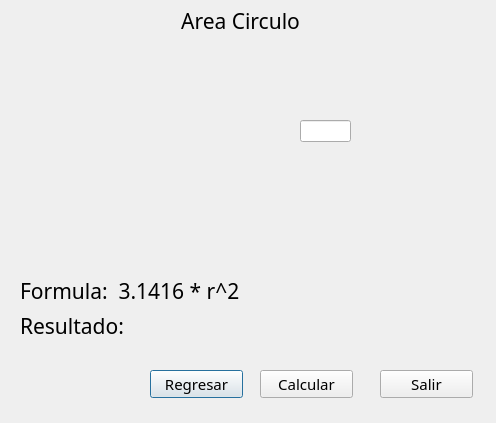
<?xml version="1.0" encoding="UTF-8"?>
<ui version="4.0">
 <class>Dialog</class>
 <widget class="QDialog" name="Dialog">
  <property name="geometry">
   <rect>
    <x>0</x>
    <y>0</y>
    <width>496</width>
    <height>423</height>
   </rect>
  </property>
  <property name="windowTitle">
   <string>Dialog</string>
  </property>
  <property name="styleSheet">
   <string notr="true"/>
  </property>
  <widget class="QLabel" name="Lbl_Formula">
   <property name="geometry">
    <rect>
     <x>20</x>
     <y>270</y>
     <width>331</width>
     <height>41</height>
    </rect>
   </property>
   <property name="font">
    <font>
     <family>MS PGothic</family>
     <pointsize>16</pointsize>
    </font>
   </property>
   <property name="text">
    <string>Formula:  3.1416 * r^2</string>
   </property>
  </widget>
  <widget class="QLabel" name="Lbl_Resultado">
   <property name="geometry">
    <rect>
     <x>20</x>
     <y>310</y>
     <width>271</width>
     <height>31</height>
    </rect>
   </property>
   <property name="font">
    <font>
     <family>MS PGothic</family>
     <pointsize>16</pointsize>
    </font>
   </property>
   <property name="text">
    <string>Resultado:</string>
   </property>
  </widget>
  <widget class="QPushButton" name="Btn_Regresar">
   <property name="geometry">
    <rect>
     <x>150</x>
     <y>370</y>
     <width>93</width>
     <height>28</height>
    </rect>
   </property>
   <property name="font">
    <font>
     <family>MS PGothic</family>
     <pointsize>11</pointsize>
    </font>
   </property>
   <property name="text">
    <string>Regresar</string>
   </property>
  </widget>
  <widget class="QPushButton" name="Btn_Calcular">
   <property name="geometry">
    <rect>
     <x>260</x>
     <y>370</y>
     <width>93</width>
     <height>28</height>
    </rect>
   </property>
   <property name="font">
    <font>
     <family>MS PGothic</family>
     <pointsize>11</pointsize>
    </font>
   </property>
   <property name="text">
    <string>Calcular</string>
   </property>
  </widget>
  <widget class="QPushButton" name="Btn_Salir">
   <property name="geometry">
    <rect>
     <x>380</x>
     <y>370</y>
     <width>93</width>
     <height>28</height>
    </rect>
   </property>
   <property name="font">
    <font>
     <family>MS PGothic</family>
     <pointsize>11</pointsize>
    </font>
   </property>
   <property name="text">
    <string>Salir</string>
   </property>
  </widget>
  <widget class="QLabel" name="label_3">
   <property name="geometry">
    <rect>
     <x>50</x>
     <y>30</y>
     <width>401</width>
     <height>221</height>
    </rect>
   </property>
   <property name="styleSheet">
    <string notr="true">image: url(:/areas/area_circulo.png);</string>
   </property>
   <property name="text">
    <string/>
   </property>
  </widget>
  <widget class="QLineEdit" name="Txb_r">
   <property name="geometry">
    <rect>
     <x>300</x>
     <y>120</y>
     <width>51</width>
     <height>22</height>
    </rect>
   </property>
   <property name="font">
    <font>
     <family>MS PGothic</family>
     <pointsize>11</pointsize>
    </font>
   </property>
  </widget>
  <widget class="QLabel" name="label">
   <property name="geometry">
    <rect>
     <x>100</x>
     <y>10</y>
     <width>281</width>
     <height>21</height>
    </rect>
   </property>
   <property name="font">
    <font>
     <family>MS PGothic</family>
     <pointsize>16</pointsize>
    </font>
   </property>
   <property name="text">
    <string>Area Circulo</string>
   </property>
   <property name="alignment">
    <set>Qt::AlignCenter</set>
   </property>
  </widget>
  <zorder>label_3</zorder>
  <zorder>Lbl_Formula</zorder>
  <zorder>Lbl_Resultado</zorder>
  <zorder>Btn_Regresar</zorder>
  <zorder>Btn_Calcular</zorder>
  <zorder>Btn_Salir</zorder>
  <zorder>Txb_r</zorder>
  <zorder>label</zorder>
 </widget>
 <resources>
  <include location="img/resources.qrc"/>
 </resources>
 <connections/>
</ui>
